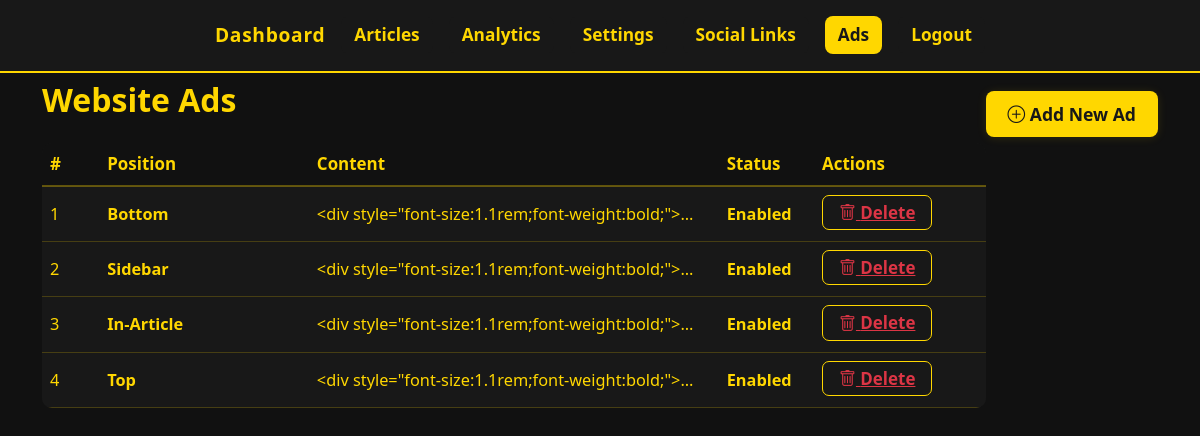
Before: /admin/ads (signed in) with the older database file.
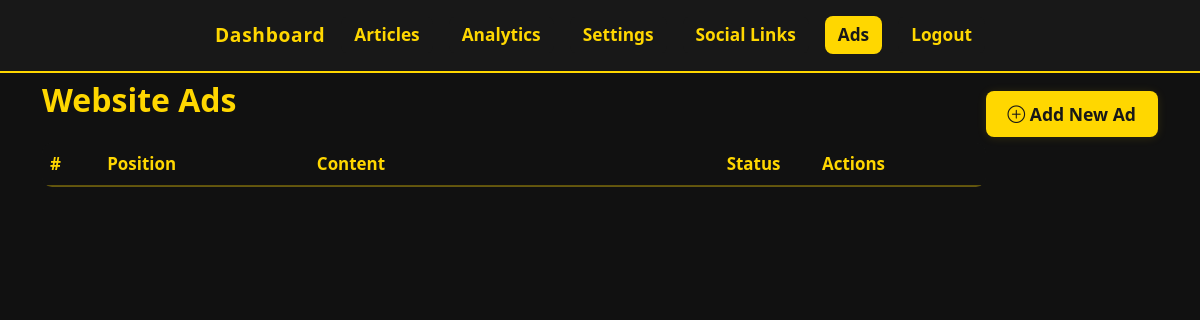
After: the same page with the newer database file.
### app.py (models this page shows)
class Ad(db.Model):
    id = db.Column(db.Integer, primary_key=True)
    position = db.Column(db.String(50), nullable=False)
    content = db.Column(db.Text, nullable=False)
    enabled = db.Column(db.Boolean, default=True)

### app.py (the view, shortened to what this page needs)
@app.route('/admin/ads', methods=['GET', 'POST'])
@login_required
def manage_ads():
    ads = Ad.query.order_by(Ad.id.desc()).all()
    return render_template("admin_ads.html", ads=ads)

### app.py (called while the page is built)
@login_manager.user_loader
def load_user(user_id):
    return AdminUser.query.get(int(user_id))

### templates/admin_ads.html (shortened to what this page needs)
<!DOCTYPE html>
<html lang="en" data-theme="dark">
<head>
  <link href="https://cdn.jsdelivr.net/npm/bootstrap@5.3.0/dist/css/bootstrap.min.css" rel="stylesheet">
  <link rel="stylesheet" href="https://cdn.jsdelivr.net/npm/bootstrap-icons@1.10.5/font/bootstrap-icons.css">
</head>
<body>
  <nav class="navbar navbar-dark mb-1" style="border-bottom:2px solid #ffd700;">
    <div class="container-fluid justify-content-center py-2 flex-wrap">
      <a class="navbar-brand mx-2 fw-bold" href="{{ url_for('dashboard') }}">Dashboard</a>
      <a class="nav-link mx-2" href="{{ url_for('manage_articles') }}">Articles</a>
      <a class="nav-link mx-2" href="{{ url_for('analytics') }}">Analytics</a>
      <a class="nav-link mx-2" href="{{ url_for('settings') }}">Settings</a>
      <a class="nav-link mx-2" href="{{ url_for('social_links') }}">Social Links</a>
      <a class="nav-link mx-2 active" href="{{ url_for('manage_ads') }}">Ads</a>
      <a class="nav-link mx-2 text-danger" href="{{ url_for('logout') }}">Logout</a>
    </div>
  </nav>
  <div class="container mt-2">
    <button class="btn btn-create mb-2" type="button" data-bs-toggle="collapse" data-bs-target="#addAdForm">
      <i class="bi bi-plus-circle"></i> Add New Ad
    </button>
    <h2 class="mb-4 fw-bold" style="color:#ffd700;">Website Ads</h2>
    <div class="table-responsive">
      <table class="table align-middle">
        <thead>
          <tr>
            <th style="width:6%;">#</th>
            <th style="width:22%;">Position</th>
            <th style="width:43%;">Content</th>
            <th style="width:10%;">Status</th>
            <th style="width:18%;">Actions</th>
          </tr>
        </thead>
        <tbody>
          {% for ad in ads %}
          <tr>
            <td>{{ loop.index }}</td>
            <td class="ad-position">{{ ad.position.title() }}</td>
            <td style="max-width:340px;overflow:hidden;white-space:nowrap;text-overflow:ellipsis;">
              {{ ad.content[:90] }}{% if ad.content|length > 90 %}...{% endif %}
            </td>
            <td class="ad-status {% if ad.enabled %}ad-enabled{% else %}ad-disabled{% endif %}">
              {{ "Enabled" if ad.enabled else "Disabled" }}
            </td>
            <td>
              <a href="{{ url_for('delete_ad', ad_id=ad.id) }}" class="action-btn text-danger"
                 onclick="return confirm('Are you sure you want to delete this ad?');">
                 <i class="bi bi-trash"></i> Delete
              </a>
            </td>
          </tr>
          {% endfor %}
        </tbody>
      </table>
    </div>
  </div>
</body>
</html>

### templates/admin_ads.html (style rules this page uses)
html, body { background: #111 !important; color: #fff !important; }
.navbar, .navbar * { background: #181818 !important; color: #ffd700 !important; font-size: 1.08rem; font-weight: 700; }
.navbar .nav-link { color: #ffd700 !important; text-decoration: none; padding: 6px 13px; border-radius: 8px; transition: background .14s, color .14s; }
.navbar .nav-link.active, .navbar .nav-link:hover, .navbar-brand:hover { background: #ffd700 !important; color: #181818 !important; }
.navbar-brand { color: #ffd700 !important; font-size: 1.2rem; letter-spacing: .7px; }
.btn-create { background: #ffd700; color: #181818; font-weight: 800; border-radius: 8px; font-size: 1.10rem; margin: 10px 0 20px 0; box-shadow: 0 1px 10px #ffd70020; padding: 10px 22px; border: none; float: right; }
.table-responsive { border-radius: 10px; overflow: auto; }
.table { background: #181818; border-radius: 10px; overflow: hidden; }
.table th, .table td { color: #ffd700; vertical-align: middle; background: #181818; border-color: #ffd70033; font-size: 1.02rem; }
.table thead th { background: #111; color: #ffd700; font-size: 1.06rem; border-bottom: 2px solid #ffd70055; }

Changed rows visible on the page:
removed Ad: position "Bottom", content "<div style=\"font-size:1.1rem;font-weight:bold;\">…", enabled "Enabled"
removed Ad: position "Sidebar", content "<div style=\"font-size:1.1rem;font-weight:bold;\">…", enabled "Enabled"
removed Ad: position "In-Article", content "<div style=\"font-size:1.1rem;font-weight:bold;\">…", enabled "Enabled"
removed Ad: position "Top", content "<div style=\"font-size:1.1rem;font-weight:bold;\">…", enabled "Enabled"
